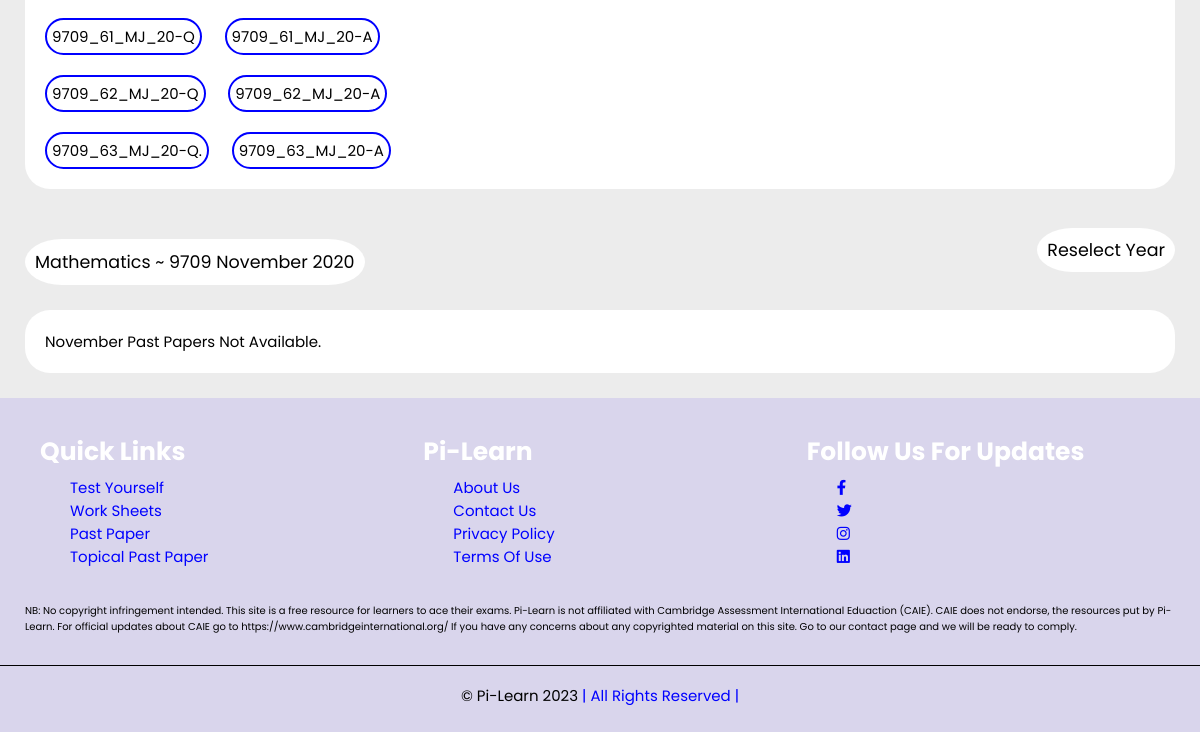
Page /pastpapers/Cambridge As and A levels/Mathematics ~ 9709/2020 (lower part) on the earlier database version.
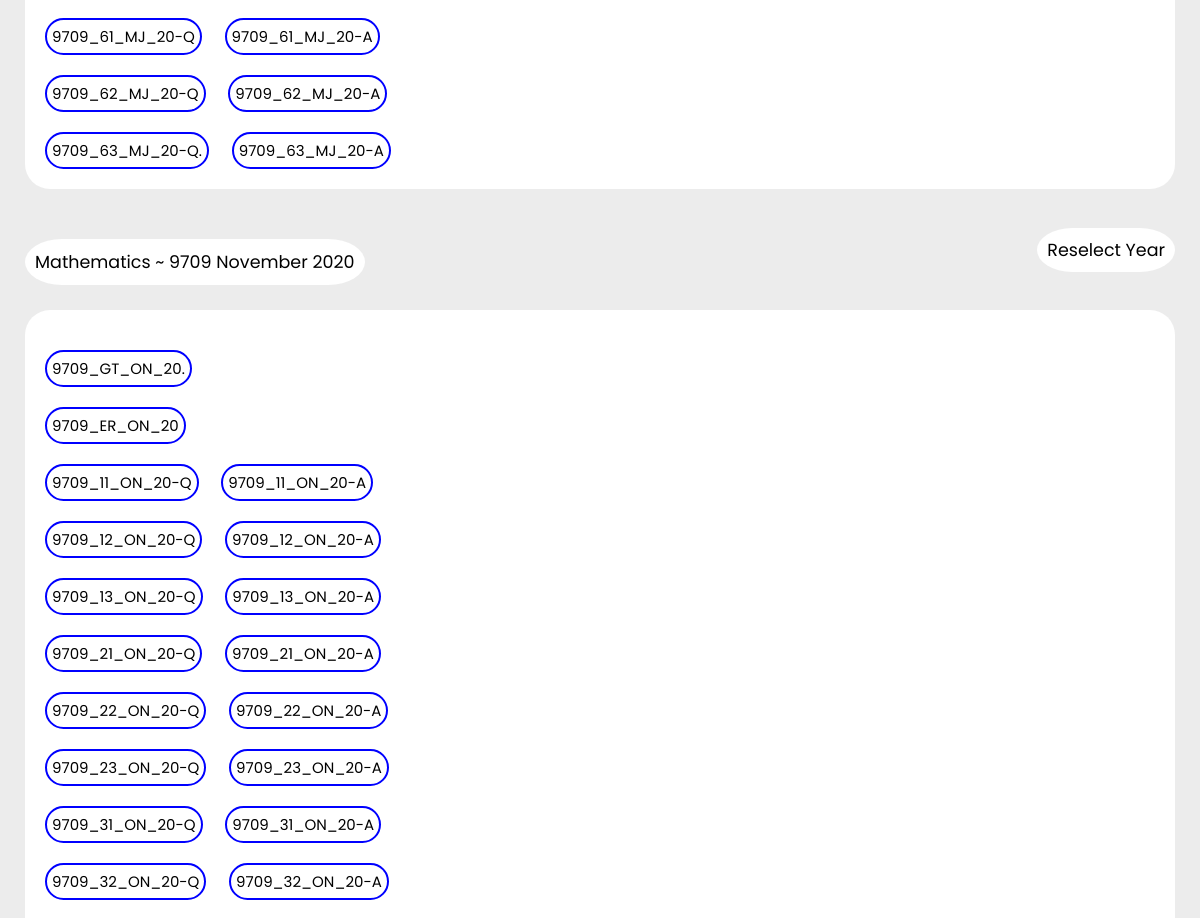
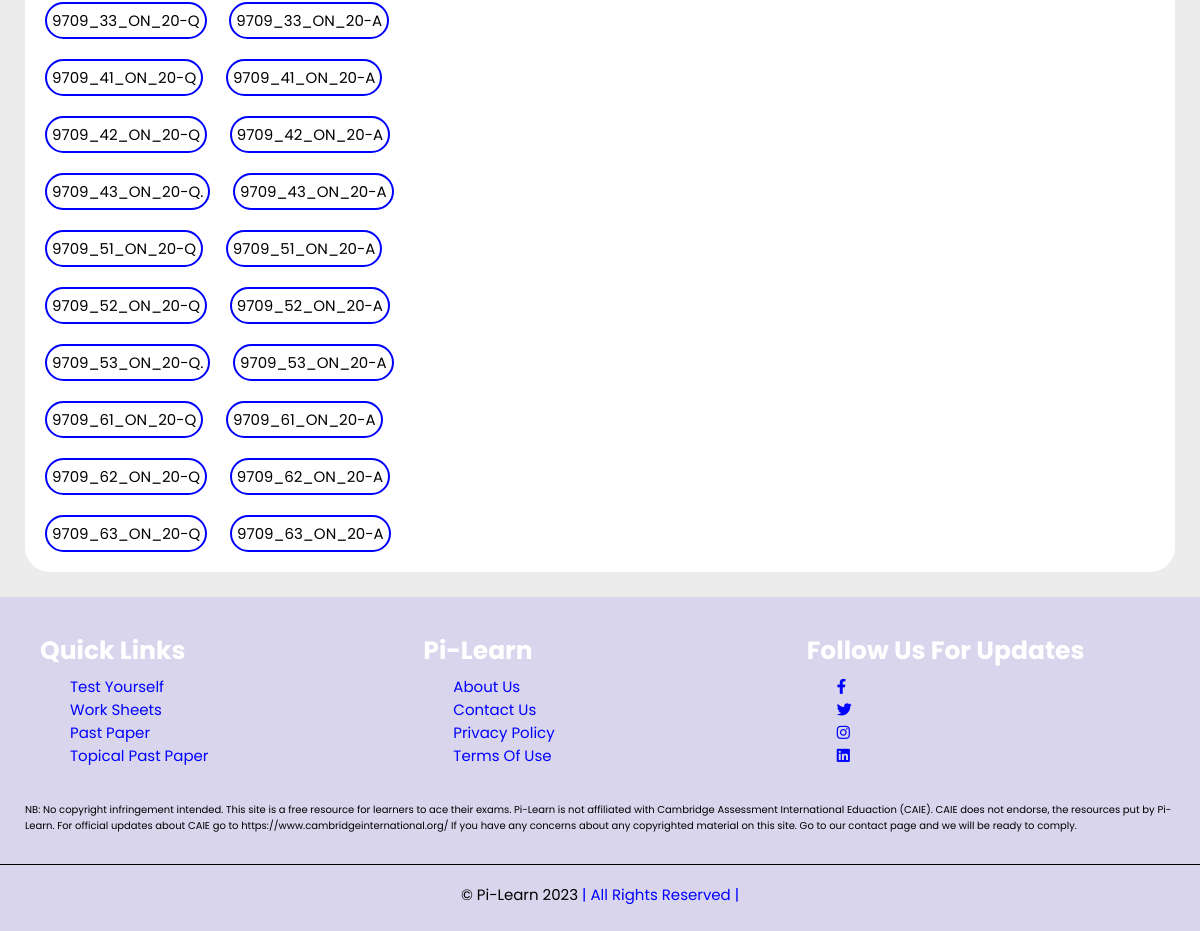
Same page on the later database version (2 pictures, top to bottom).
### examsolution/models.py (models this page shows, shortened)
class FullQuestionAnswer(models.Model):
    subject_key = models.ForeignKey(Subject, on_delete=models.CASCADE, null='False')
    year_key = models.ForeignKey(Year, on_delete=models.CASCADE)
    session_key = models.ForeignKey(Session, on_delete=models.CASCADE)
    full_question_name = models.CharField(max_length=200)
    full_question_directory = models.FileField(null=True,upload_to='FullQuestionPaper')
    full_answersheet_name = models.CharField(max_length=200)
    full_answersheet_directory = models.FileField(null=True,upload_to='FullMarkScheme')
    paper_number = models.ForeignKey(Paper,on_delete=models.CASCADE,blank=True,null=True)
    A_raw_mark_req = models.IntegerField(blank=True, null=True)
    B_raw_mar_req = models.IntegerField(blank=True, null=True)
    C_raw_mar_req = models.IntegerField(blank=True, null=True)
    D_raw_mar_req = models.IntegerField(blank=True, null=True)
    E_raw_mar_req = models.IntegerField(blank=True, null=True)
    general_exam_report_cmnt = models.CharField(max_length=20000,blank=True, null=True)

class ReportThreshPrep(models.Model):
    subject_key = models.ForeignKey(Subject,on_delete=models.CASCADE)
    year_key = models.ForeignKey(Year, on_delete=models.CASCADE)
    session_key = models.ForeignKey(Session, on_delete=models.CASCADE)
    extra_name = models.CharField(max_length=500)
    extra_directory = models.FileField(null=True,upload_to='ReportThreshPrep')

### examsolution/views.py (the view)
# urls.py: path('pastpapers/<exam_board>/<subject_selected>/<year>', views.view_past_paper , name='view_past_paper'),
def view_past_paper(request,exam_board,subject_selected,year):
    website_logo = website_pics.objects.get(id=1)
    march_past_papers_selected_list = FullQuestionAnswer.objects.filter(session_key__session='March',year_key__year=year,subject_key__subject=subject_selected).order_by('full_question_name')
    june_past_papers_selected_list = FullQuestionAnswer.objects.filter(session_key__session='June',year_key__year=year,subject_key__subject=subject_selected).order_by('full_question_name')
    november_past_papers_selected_list = FullQuestionAnswer.objects.filter(session_key__session='November',year_key__year=year,subject_key__subject=subject_selected).order_by('full_question_name')
    march_extras = ReportThreshPrep.objects.filter(session_key__session='March',year_key__year = year,subject_key__subject=subject_selected).order_by('-extra_name')
    june_extras = ReportThreshPrep.objects.filter(session_key__session='June',year_key__year = year,subject_key__subject=subject_selected).order_by('-extra_name')
    november_extras = ReportThreshPrep.objects.filter(session_key__session='November',year_key__year = year,subject_key__subject=subject_selected).order_by('-extra_name')
    context = {
        'exam_board' : exam_board,
        'subject_selected' : subject_selected,
        'year':year,
        'march_past_papers_selected_list' : march_past_papers_selected_list,
        'june_past_papers_selected_list':june_past_papers_selected_list,
        'november_past_papers_selected_list':november_past_papers_selected_list,
        'march_extras' : march_extras,
        'june_extras':june_extras,
        'november_extras':november_extras,
        'website_logo':website_logo,
    }
    return render(request,'examsolution/view_past_paper.html',context)

### examsolution/templates/examsolution/view_past_paper.html (shortened to what this page needs)
{% extends 'examsolution/base.html' %}
{% load static %}
{% block content %}
<section class="question_answer">
    <div class="session_question_list">
    {% if june_past_papers_selected_list %}
        {% for question_answer in june_past_papers_selected_list %}
            <div class="past_paper_mark_scheme_display">
                <a href="{% static question_answer.full_question_directory %}" class="past_paper_mark_scheme">{{question_answer.full_question_name}}</a>
                <a href="{% static question_answer.full_answersheet_directory %}" class="past_paper_mark_scheme">{{question_answer.full_answersheet_name}}</a>
                <br>
            </div>
        {% endfor %}
    {% else %}
        <p>June Past papers not available.</p>
    {% endif %}
    </div>
    <div class="view_panel_heading">
        <p class="individual_reselect" > {{subject_selected}} November {{year}} <p>
        <a class="individual_reselect" href="{% url 'examsolution:year_past_papers' exam_board subject_selected %}">Reselect Year</a>
    </div>
    <div class="session_question_list">
    {% if november_past_papers_selected_list %}
        {% for extra in  november_extras %}
            <a href="{% static extra.extra_directory %}" class="extras"> {{extra.extra_name}} </a>
            <br>
        {% endfor %}
        {% for question_answer in november_past_papers_selected_list %}
            <div class="past_paper_mark_scheme_display">
                <a href="{% static question_answer.full_question_directory %}" class="past_paper_mark_scheme">{{question_answer.full_question_name}}</a>
                <a href="{% static question_answer.full_answersheet_directory %}" class="past_paper_mark_scheme">{{question_answer.full_answersheet_name}}</a>
                <br>
            </div>
        {% endfor %}
    {% else %}
        <p>November Past papers not available.</p>
    {% endif %}
    </div>
</section>
{% endblock content %}

Differences in the rows shown:
added ReportThreshPrep: extra_name "9709_GT_ON_20."
added ReportThreshPrep: extra_name "9709_ER_ON_20"
added FullQuestionAnswer: full_question_name "9709_11_ON_20-Q", full_answersheet_name "9709_11_ON_20-A"
added FullQuestionAnswer: full_question_name "9709_12_ON_20-Q", full_answersheet_name "9709_12_ON_20-A"
added FullQuestionAnswer: full_question_name "9709_13_ON_20-Q", full_answersheet_name "9709_13_ON_20-A"
added FullQuestionAnswer: full_question_name "9709_21_ON_20-Q", full_answersheet_name "9709_21_ON_20-A"
added FullQuestionAnswer: full_question_name "9709_22_ON_20-Q", full_answersheet_name "9709_22_ON_20-A"
added FullQuestionAnswer: full_question_name "9709_23_ON_20-Q", full_answersheet_name "9709_23_ON_20-A"
added FullQuestionAnswer: full_question_name "9709_31_ON_20-Q", full_answersheet_name "9709_31_ON_20-A"
added FullQuestionAnswer: full_question_name "9709_32_ON_20-Q", full_answersheet_name "9709_32_ON_20-A"
added FullQuestionAnswer: full_question_name "9709_33_ON_20-Q", full_answersheet_name "9709_33_ON_20-A"
added FullQuestionAnswer: full_question_name "9709_41_ON_20-Q", full_answersheet_name "9709_41_ON_20-A"
added FullQuestionAnswer: full_question_name "9709_42_ON_20-Q", full_answersheet_name "9709_42_ON_20-A"
added FullQuestionAnswer: full_question_name "9709_43_ON_20-Q.", full_answersheet_name "9709_43_ON_20-A"
added FullQuestionAnswer: full_question_name "9709_51_ON_20-Q", full_answersheet_name "9709_51_ON_20-A"
added FullQuestionAnswer: full_question_name "9709_52_ON_20-Q", full_answersheet_name "9709_52_ON_20-A"
added FullQuestionAnswer: full_question_name "9709_53_ON_20-Q.", full_answersheet_name "9709_53_ON_20-A"
added FullQuestionAnswer: full_question_name "9709_61_ON_20-Q", full_answersheet_name "9709_61_ON_20-A"
added FullQuestionAnswer: full_question_name "9709_62_ON_20-Q", full_answersheet_name "9709_62_ON_20-A"
added FullQuestionAnswer: full_question_name "9709_63_ON_20-Q", full_answersheet_name "9709_63_ON_20-A"
Other differences:
text no longer shown: "November Past Papers Not Available."
